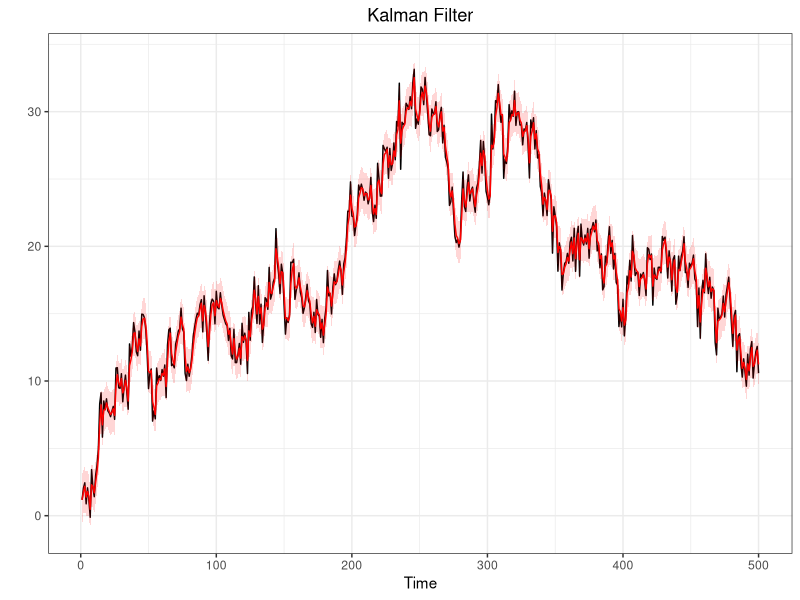

The R source for this figure: (Note: this script raises an error after producing the figure.)
#@@@@@@@@@@@@@@@@@@@@##
#SEQUENTIAL MONTECARLO#
#@@@@@@@@@@@@@@@@@@@@##
library(ggplot2)
q025=function(x){quantile(x,0.025)}
q975=function(x){quantile(x,0.975)}


#Generate a random walk plus noise
#---------------------------------
#n = sample dim
#sigma = obs noise variance
#tau = state noise variance
#x0 = init state

dlm.sim = function(n,sigma,tau,x0){
  x    = rep(0,n)  #state process
  y    = rep(0,n)  #obs process
  x[1] = rnorm(1,x0,tau)
  y[1] = rnorm(1,x[1],sigma)
  for (t in 2:n){
    x[t] = rnorm(1,x[t-1],tau)
    y[t] = rnorm(1,x[t],sigma)
  }
  return(list(x=x,y=y))
}

#Filtering, using data
#---------------------
#y = observed data

DLM = function(y,sigma2,tau2,m0,C0){
  n = length(y)
  m = rep(0,n)
  C = rep(0,n)
  for (t in 1:n){
    if (t==1){
      a = m0
      R = C0 + tau2
    }else{
      a = m[t-1]
      R = C[t-1] + tau2
    }
    A = R/(R+sigma2)
    m[t] = (1-A)*a + A*y[t]
    C[t] = A*sigma2
  }
  return(list(m=m,C=C))
}

#Generate a random walk plus noise
#---------------------------------
n=500
tau2=1
sigma2=1
sigma=sqrt(sigma2)
tau=sqrt(tau2)
x0=0

sim<-dlm.sim(n,sigma,tau,x0)
y<-sim$y
x<-sim$x

#Kalman Filter
#-------------
m0=0
C0=100
filtval<-DLM(y,sigma2,tau2,m0,C0)
m<-filtval$m
C<-filtval$C
Low = m + qnorm(0.025)*sqrt(C)
Up = m + qnorm(0.975)*sqrt(C)

#Put everything in a data frate (for ggplot)
timeframe<-c(1:length(y))
DLM.df<-data.frame(timeframe,y,x,m,C,Low,Up)

#Plots (observetions in black and filtered states in red)
ggplot(DLM.df,aes(x=timeframe))+
  geom_line(aes(y=y))+
  geom_line(aes(y=m),col="red")+
  geom_ribbon(aes(ymin = Low, ymax = Up),
              fill="red",alpha=0.16) +
  labs(x="Time",
       y="")+
  ggtitle("Kalman Filter")+
  theme_bw()+
  theme(plot.title = element_text(hjust = 0.5))

#Sequential Importance Sampling
#------------------------------
#This function produce sequential importance samples
#for Space state model that have linear gaussian state process
#y=data
#N=n°sample produced
#m0,c0,tau and sigma specified as above
#It returns xs,ws and ess which are respectively the filtered states
#the relative weight and the effective sample size for any period.

SISfun<-function(data,N,m0,C0,tau,sigma){
xs<-NULL
ws<-NULL
ess<-NULL
x  = rnorm(N,m0,sqrt(C0))
w  = rep(1/N,N)
for(t in 1:length(data)){
  x    = rnorm(N,x,tau)                   #sample from N(x_{0},tau)
  w    = w*dnorm(data[t],x,sigma)         #update weight
  wnorm= w/sum(w)                         #normalized weight
  ESS  = 1/sum(wnorm^2)                   #effective sample size
  draw = sample(x,size=N,replace=T,prob=wnorm)
  xs = rbind(xs,draw)
  ws = rbind(ws,wnorm)
  ess =rbind(ess,ESS)
}
return(list(xs=xs,ws=ws,ess=ess))
}
#Nota: il SIS così costruito (Chopin-Papastiliopoluos) 
#ha problemi con i pesi infatti wnorm dopo un po di iteraioni 
#è un vettore (0,0,...,0,1) dopodichè da errore

#post-estimation command: plot the filtered states
SISfilterplot<-function(data,sisfun){
  require(ggplot2)
  mx = apply(sisfun$xs,1,median)
  lx = apply(sisfun$xs,1,q025)
  ux = apply(sisfun$xs,1,q975)
  
  timeframe<-c(1:length(data))
  SIS.df<-data.frame(timeframe,data,mx,lx,ux)
  
  ggplot(SIS.df,aes(x=timeframe))+
    geom_line(aes(y=data))+
    geom_line(aes(y=mx),col="red")+
    geom_ribbon(aes(ymin = lx, ymax = ux),
                fill="red",alpha=0.16) +
    labs(x="Time",
         y="")+
    ggtitle("SIS filter")+
    theme_bw()+
    theme(plot.title = element_text(hjust = 0.5))
}



#Sequential Importance Sampling with Resampling
#----------------------------------------------
SISRfun<-function(data,N,m0,C0,tau,sigma){
ws  = NULL
xs  = NULL
ess = NULL
x   = rnorm(N,m0,sqrt(C0))
w   = rep(1/N,N)
n   = length(data)
for (t in 1:n){
  x1  = rnorm(N,x,tau)
  w   = dnorm(data[t],x1,sigma)
  w   = w/sum(w)
  ESS = 1/sum(w^2)
  x   = sample(x1,size=N,replace=T,prob=w)
  xs  = rbind(xs,x)
  ws  = rbind(ws,w/sum(w))
  ess = c(ess,ESS)
}
return(list(xs=xs,ws=ws,ess=ess))
}
#again a post estimation command
SISRfilterplot<-function(data,sisrfun){
  require(ggplot2)
  mx = apply(sisrfun$xs,1,median)
  lx = apply(sisrfun$xs,1,q025)
  ux = apply(sisrfun$xs,1,q975)
  
  timeframe<-c(1:length(data))
  SIS.df<-data.frame(timeframe,data,mx,lx,ux)
  
  ggplot(SIS.df,aes(x=timeframe))+
    geom_line(aes(y=data))+
    geom_line(aes(y=mx),col="red")+
    geom_ribbon(aes(ymin = lx, ymax = ux),
                fill="red",alpha=0.16) +
    labs(x="Time",
         y="")+
    ggtitle("SISR filter")+
    theme_bw()+
    theme(plot.title = element_text(hjust = 0.5))
}

#ESS-based Adaptive Resampling
#-----------------------------
g<-ESSARfun(y,1000,0,100,1,1)
s<-SISRfun(y,1000,0,100,1,1)
ESSARfun<-function(data,N,m0,C0,tau,sigma){
  xs<-NULL
  ws<-NULL
  ess<-NULL
  x  = rnorm(N,m0,sqrt(C0))
  w  = rep(1/N,N)
  wnorm= w/sum(w)
  ESS  = 1/sum(wnorm^2)  
  for(t in 1:length(data)){
   
     if(ESS<(N/2)){
      x  =  rnorm(N,draw,tau)
      w   = dnorm(data[t],x,sigma)
      wnorm= w/sum(w)
      draw   = sample(x,size=N,replace=T,prob=wnorm)
      xs = rbind(xs,draw)
    }else{
      x    = rnorm(N,x,tau) 
      w    = w*dnorm(data[t],x,sigma)
      wnorm= w/sum(w)
      draw = sample(x,size=N,replace=T,prob=wnorm)
      xs = rbind(xs,draw)}
    
    ESS  = 1/sum(wnorm^2)  
    ws = rbind(ws,wnorm)
    ess =rbind(ess,ESS)
  }
  return(list(xs=xs,ws=ws,ess=ess))
}

#ESS-based adaptive resampling specificato da libro Petris
#---------------------------------------------------------
BPFfun<-function(data,N,m0,C0,tau,sigma){
  xs<-NULL
  ws<-NULL
  ess<-NULL
  x  = rnorm(N,m0,sqrt(C0))
  w  = rep(1/N,N)
  for(t in 1:length(data)){
    
    x    = rnorm(N,x,tau) 
    w    = w*dnorm(data[t],x,sigma)
    wnorm= w/sum(w)
    ESS  = 1/sum(wnorm^2)  
    
    if(ESS<(N/2)){
      index<-sample(N,size=N,replace=T,prob=wnorm)
      x<-x[index]
      wnorm<-rep(1/N,N)
      
      }else{}
    
    draw   = sample(x,size=N,replace=T,prob=wnorm)
      
    xs = rbind(xs,draw)
    ws = rbind(ws,wnorm)
    ess =rbind(ess,ESS)
  }
  return(list(xs=xs,ws=ws,ess=ess))
}

#Auxiliary Particle Filter (ESS-based resampli)
#----------------------------------------------
APFfun<-function(data,N,m0,C0,tau,sigma){
  ws  = NULL
  xs  = NULL
  ess = NULL
  x   = rnorm(N,m0,sqrt(C0))
  w   = rep(1/N,N)
  for (t in 1:n){
    w0  = w*dnorm(data[t],x,sigma)
    k   = sample(1:N,size=N,replace=TRUE,prob=w0)
    x1  = rnorm(N,x[k],tau)
    lw  = dnorm(data[t],x1,sigma,log=TRUE)-dnorm(data[t],x[k],sigma,log=TRUE)
    w   = exp(lw-max(lw))
    w   = w/sum(w)
    ESS = 1/sum(w^2)
    
    if(ESS<(N/2)){
      index<-sample(N,size=N,replace=T,prob=w)
      x1<-x1[index]
      w<-rep(1/N,N)
    }else{}
    
    x   = sample(x1,size=N,replace=T,prob=w)
    xs  = rbind(xs,x)
    ws  = rbind(ws,w)
    ess = c(ess,ESS)
  }
  return(list(xs=xs,ws=ws,ess=ess))
}

#APF no ESS based resampling
#-------------
APFfun<-function(data,N,m0,C0,tau,sigma){
  ws  = NULL
  xs  = NULL
  ess = NULL
  x   = rnorm(N,m0,sqrt(C0))
  w   = rep(1/N,N)
  for (t in 1:n){
    w0  = w*dnorm(data[t],x,sigma)
    k   = sample(1:N,size=N,replace=TRUE,prob=w0)
    x1  = rnorm(N,x[k],tau)
    lw  = dnorm(data[t],x1,sigma,log=TRUE)-dnorm(data[t],x[k],sigma,log=TRUE)
    w   = exp(lw-max(lw))
    w   = w/sum(w)
    ESS = 1/sum(w^2)
    x   = sample(x1,size=N,replace=T,prob=w)
    xs  = rbind(xs,x)
    ws  = rbind(ws,w/sum(w))
    ess = c(ess,ESS)
  }
  return(list(xs=xs,ws=ws,ess=ess))
}




#.................................................
#Filtervalues is a function that computes the mean
#and the variance of a SISR already estimated (post estimation command)
Filtervalues<-function(fun){
  xhat<-sapply(1:n,function(i)
    weighted.mean(fun$xs[i,],fun$ws[i,]))
  sdhat<-sapply(1:n,function(i)
    sqrt(weighted.mean((fun$xs[i,]-xhat[i])^2,fun$ws[i,])))
  
  return(list(mean=xhat,sd=sdhat))
  
}
#Example of Comparison (do in GGPLOT if possible)
h<-SISRfun(y,N,m0,C0,tau,sigma)
Var<-Filtervalues(h)$var
plot(sqrt(C),type="l",ylim=c(0.4,1))
par(new=T)
plot(Var,type="l",col="red",ylim=c(0.4,1))

#Filterplot is a function similar to Filtervalues 
#returning plots of median and quantiles
Filterplot<-function(data,fun,title){
  require(ggplot2)
  mx = apply(fun$xs,1,median)
  lx = apply(fun$xs,1,q025)
  ux = apply(fun$xs,1,q975)
  
  timeframe<-c(1:length(data))
  df<-data.frame(timeframe,data,mx,lx,ux)
  
  ggplot(df,aes(x=timeframe))+
    geom_line(aes(y=data))+
    geom_line(aes(y=mx),col="red")+
    geom_ribbon(aes(ymin = lx, ymax = ux),
                fill="red",alpha=0.16) +
    labs(x="Time",
         y="")+
    ggtitle(title)+
    theme_bw()+
    theme(plot.title = element_text(hjust = 0.5))
}
